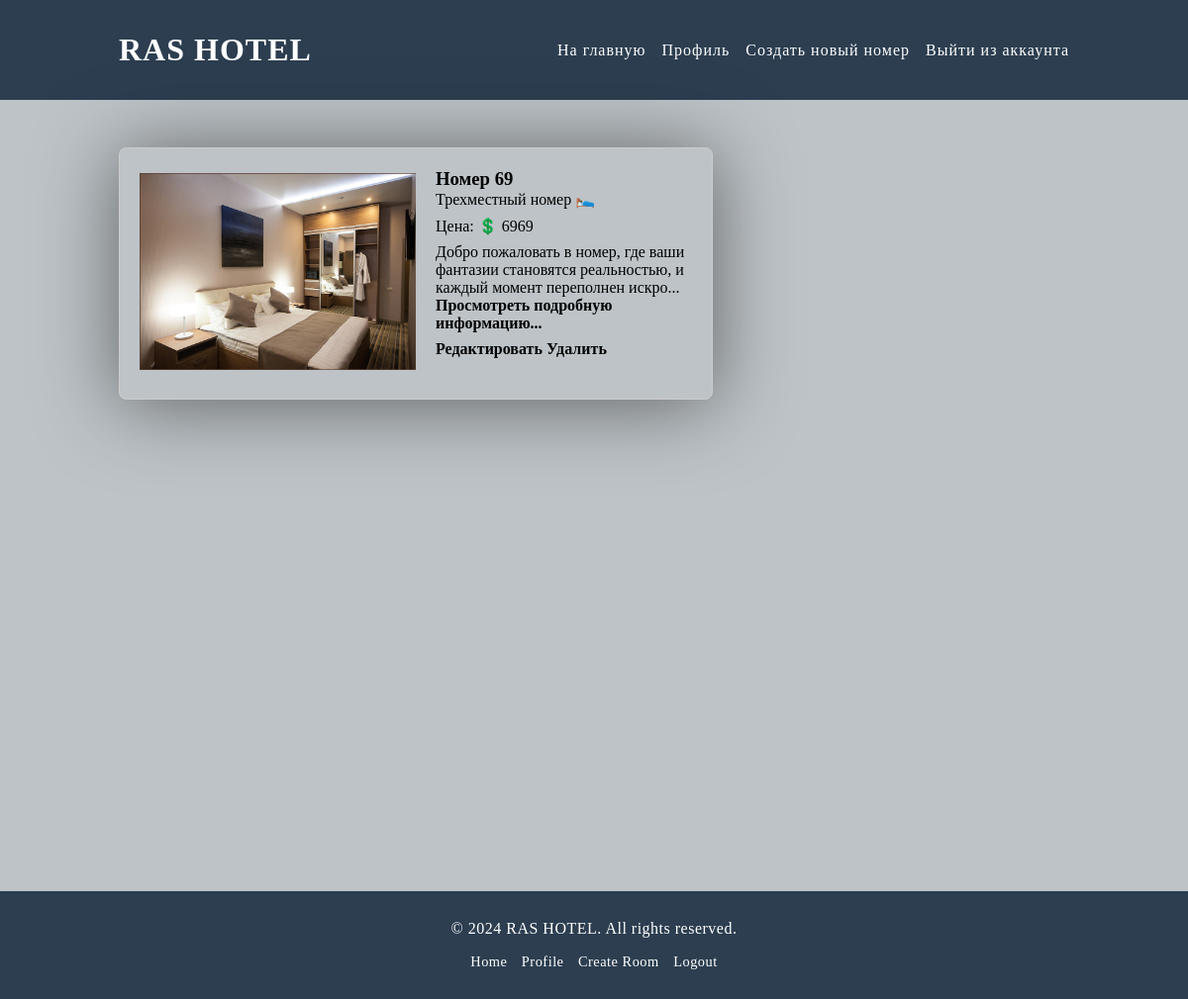
Screenshot of / (signed in) with the database file from the repository.
### booking_app/models.py (models this page shows, shortened)
class HotelRoom(models.Model):
    room = models.CharField(
        max_length=100
    )
    type = [
        ('S', 'Одноместный номер'),
        ('M', 'Двухместный номер'),
        ('B', 'Трехместный номер')
    ]
    type_of_room = models.CharField(
        max_length=100,
        choices=type
    )
    price = models.PositiveIntegerField()
    description = models.TextField()
    image = models.ImageField(
        upload_to='images/rooms'
    )
    slug = models.SlugField(
        unique=True
    )

### booking_app/views.py (the view)
# urls.py: path('', room_list, name='list_of_rooms'),
def room_list(request):
    return render(
        request,
        'booking_app/main_page.html',
        context={
            'rooms': HotelRoom.objects.all()
        }
    )

### booking_app/templates/booking_app/main_page.html (shortened to what this page needs)
{% extends 'booking_app/layouts/base.html' %}
{% load static %}
{% block css %}
    <link rel="stylesheet" href="{% static 'css/main.css' %}">
{% endblock %}
{% block content %}
<section>
    <div class="room-cards">
        {% for room in rooms %}
        <div class="room-card">
            <div class="room-image">
                <img src="{{ room.image.url }}" alt="{{ room.room }}">
            </div>
            <div class="room-details">
                <h3><a href="{% url 'detail_information' slug=room.slug %}">{{ room.room }}</a></h3>
                <p>{{ room.get_type_of_room_display }} 🛌</p>
                <p>Цена: 💲 {{ room.price }}</p>
                <p>{{ room.description|slice:'100' }}...
                    <a href="{% url 'detail_information' slug=room.slug %}">Просмотреть подробную информацию...</a></p>
                {% if request.user.is_superuser or request.user.is_staff%}
                    <a href="{% url 'edit_room' slug=room.slug %}">Редактировать</a>
                    <a href="{% url 'delete_room' slug=room.slug %}">Удалить</a>
                {% endif %}
            </div>
        {% empty %}
        <p>We have no rooms. Sorry! (it cant be at all)</p>
        </div>
        {% endfor %}
    </div>
</section>
{% endblock %}

### booking_app/static/css/main.css (style rules this page uses)
.room-cards { display: flex; flex-wrap: wrap; gap: 20px; }
.room-card { display: flex; width: 100%; max-width: 600px; border: 1px solid #ccc; border-radius: 8px; overflow: hidden; box-shadow: 0 4px 80px rgba(0, 0, 0, 0.5); }
.room-image { flex: 0 0 50%; overflow: hidden; }
.room-image img { width: 100%; height: auto; object-fit: cover; margin: 25px 20px; }
.room-details { flex: 1; padding: 20px; }
.room-details h3 { margin-top: 0; }
.room-details p { margin-bottom: 8px; }
.room-details a { text-decoration: none; color: black; font-weight: 900; transition: .3s ease; }

### booking_app/templates/booking_app/layouts/base.html (style rules this page uses)
* { margin: 0; padding: 0; box-sizing: border-box; }

### rows the page displays
HotelRoom: image (picture), room "Номер 69", type_of_room "Трехместный номер", price "6969", description "Добро пожаловать в номер, где ваши фантазии становятся реальностью, и каждый момент переполнен искро"
